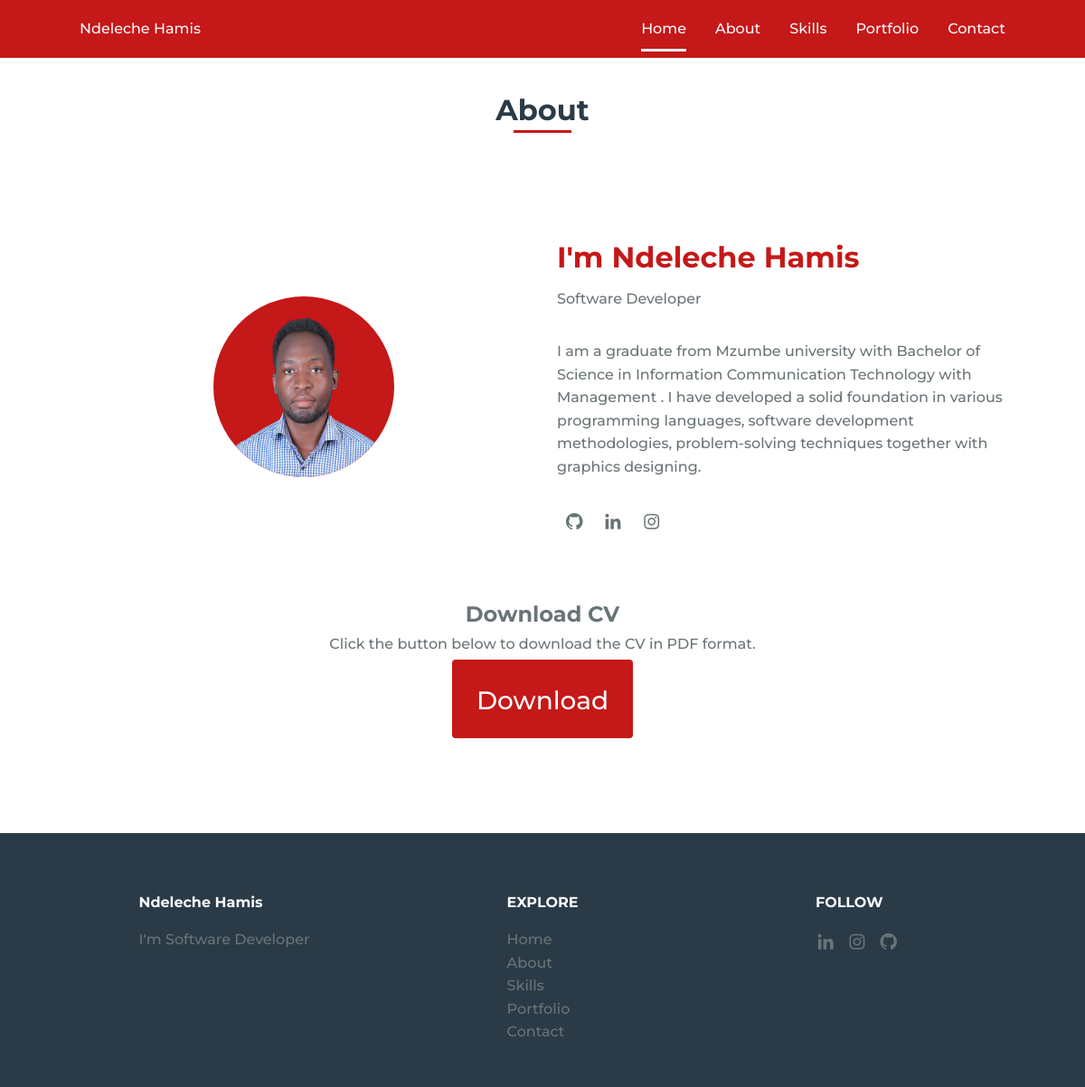
Page /about/ on the earlier database version.
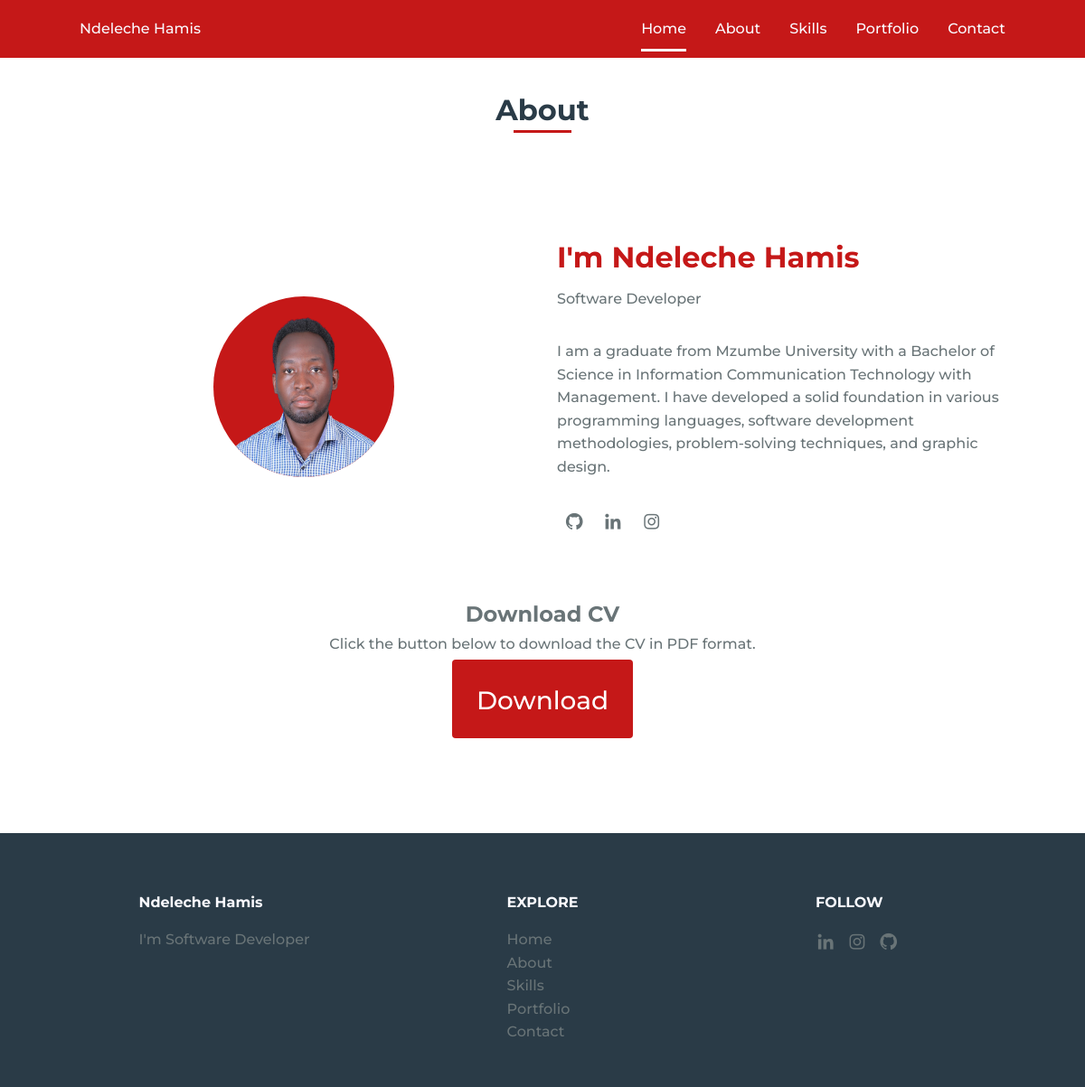
Same page on the later database version.
### ndeleche/models.py (models this page shows, shortened)
class About(models.Model):
    heading = models.CharField(max_length=50)
    career = models.CharField(max_length=20)
    description = models.TextField(blank=False)
    profile_img = models.ImageField(upload_to='profile/')
    resume = models.FileField(
        upload_to='resume/', default='NDELECHEHAMISNEW.pdf')
    updated = models.DateTimeField(auto_now=True)

### ndeleche/views.py (the view)
# urls.py: path('about/', views.about, name='about'),
def about(request):
    home = Home.objects.latest('updated')
    about = About.objects.latest('updated')
    profiles = Profile.objects.filter(about=about)
    context = {
        'home': home,
        'profiles': profiles,
        'about': about,
    }
    return render(request, 'about.html', context)

### ndeleche/templates/about.html (shortened to what this page needs)
{% extends 'main.html' %}
{% load static %}
{% block content %}
<section class="about section" id="about">
    <h2 class="section-title">About</h2>
    <div class="about__container bd-grid">
        <div class="about__img">
            <img src="{{about.profile_img.url}}" alt="">
        </div>
        <div>
            <h2 class="about__subtitle">{{ about.heading}}</h2>
            <span class="about__profession">{{ about.career}}</span>
            <p class="about__text">{{about.description}} </p>
            <div class="about__social">
                <a href="https://github.com/ndeleche" class="about__social-icon"><i class='bx bxl-github' ></i></a>
                <a href="https://www.linkedin.com/in/ndeleche-hamis-16b36b286/?originalSubdomain=tz" class="about__social-icon"><i class='bx bxl-linkedin' ></i></a>
                <a href="https://www.instagram.com/iamndeleche/?next=%2F" class="about__social-icon"><i class='bx bxl-instagram' ></i></a>
            </div>
        </div>
    </div>
<center>
    <div class="">
        <div class="row">
            <div id="button">
                <center>
                    <h2>Download CV</h2>
                    <p>Click the button below to download the CV in PDF format.</p>
                </center>
            </div>
            <div class="col-md-6">
                <a href="{{about.resume.url}}" class="button">
                    <span style="vertical-align:middle">Download</span>
                </a>
            </div>
        </div>
    </div>
</center>
</section>
<br><br>
{% include 'footer.html' %}
    {% endblock %}

Differences in the rows shown:
changed About "I'm Ndeleche Hamis": description "…a graduate from Mzumbe university with Bachelor of Science in Information Communication Technology with Management . I have developed a solid foundation in various programming languages, software development methodologies, problem-solving techniques together with graphics designing." → "…a graduate from Mzumbe University with a Bachelor of Science in Information Communication Technology with Management. I have developed a solid foundation in various programming languages, software development methodologies, problem-solving techniques, and graphic design."
